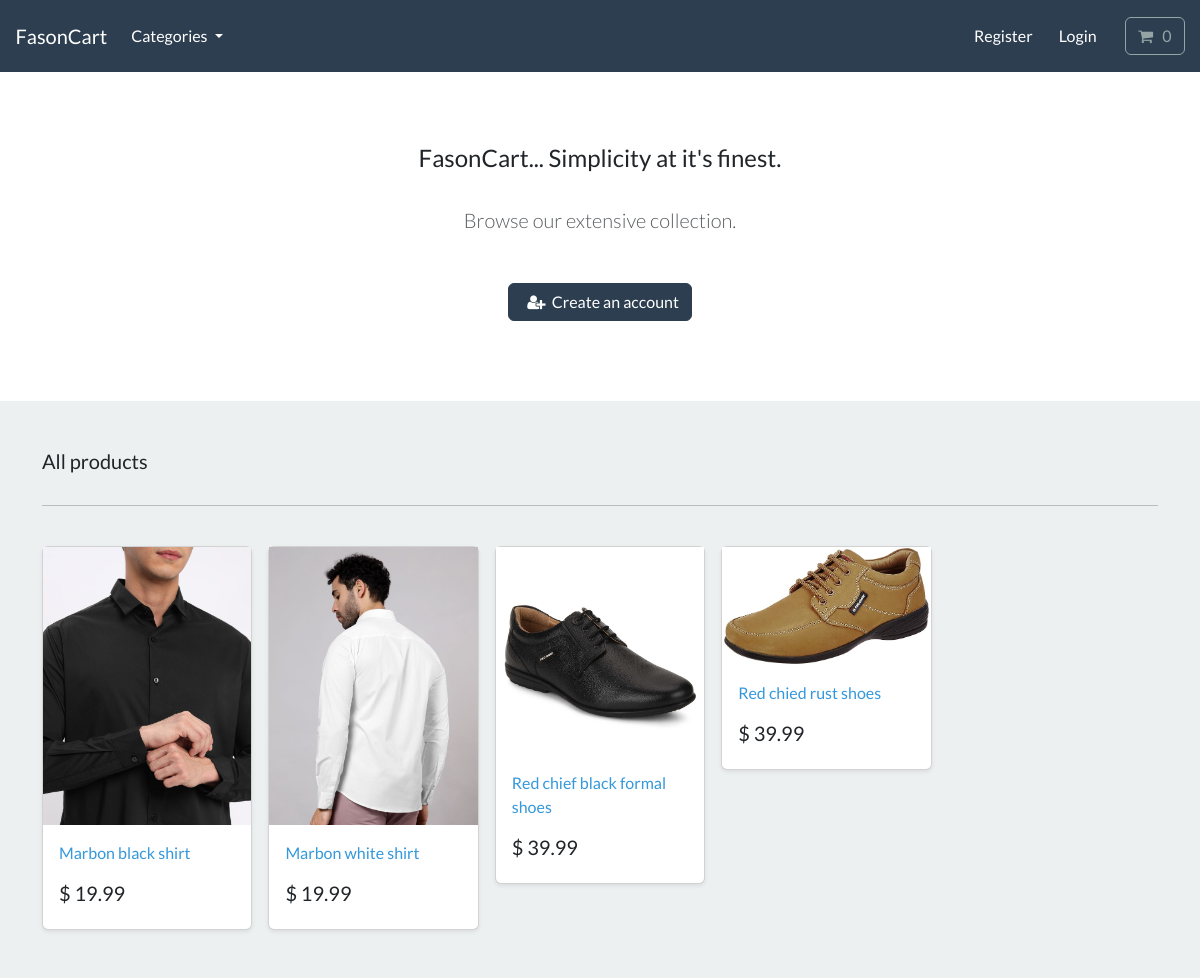
The page / on the database its author committed.
### store/models.py (models this page shows, shortened)
class Product(models.Model):
    category = models.ForeignKey(Category, related_name='product', on_delete=models.CASCADE, null=True)
    title = models.CharField(max_length=255)
    brand = models.CharField(max_length=255, default="un-branded")
    description = models.TextField(blank=True)
    slug = models.SlugField(max_length=255)
    price = models.DecimalField(max_digits=4, decimal_places=2)
    image = models.ImageField(upload_to="images/")
    class Meta:
        verbose_name_plural = 'products'
    def get_absolute_url(self):
        return reverse("product-info", args={self.slug})

### store/views.py (the view)
# urls.py: path('', include('store.urls')),
def store(request):
    all_products = Product.objects.all()
    context = {'my_products' : all_products}
    return render(request, 'store/store.html', context=context)

### cart/cart.py (called while the page is built)
    def __len__(self):
        return sum(item['qty'] for item in self.cart.values())

### cart/context_processors.py (called while the page is built)
def cart (request):
    return {'cart' : Cart(request)}

### store/models.py (called while the page is built)
    def get_absolute_url(self):
        return reverse("list-category", args={self.slug})

### store/views.py (called while the page is built)
def categories(reqeuest):
    all_categories = Category.objects.all()
    return {'all_categories' : all_categories}

### store/templates/store/store.html (shortened to what this page needs)
{% extends "./base.html" %} {% load static %} {% block content %}
<section class="py-4 text-center container">
  <div class="row py-lg-5">
    <div class="col-lg-6 col-md-8 mx-auto">
      <h4>FasonCart... Simplicity at it's finest.</h4>
      <br />
      <p class="lead text-muted">Browse our extensive collection.</p>
      <br />
      <a href="{% url 'register' %}" class="btn btn-primary my-2">
        &nbsp; <i class="fa fa-user-plus" aria-hidden="true"></i>&nbsp; Create an
        account
      </a>
    </div>
  </div>
</section>
<div class="album py-5 bg-light">
  <div class="container">
    <div class="pb-3 h5">All products</div>
    <hr />
    <br />
    <div class="row row-cols-1 row-cols-sm-2 row-cols-md-5 g-3">
      {% for product in my_products %}
      <div class="col">
        <div class="card shadow-sm">
          <img
            class="img-fluid"
            alt="Responsive image"
            src="{{product.image.url}}"
          />
          <div class="card-body">
            <p class="card-text">
              <a
                class="text-info text-decoration-none"
                href="{{product.get_absolute_url}}"
              >
                {{product.title | capfirst}}
              </a>
            </p>
            <div class="d-flex justify-content-between align-items-center">
              <h5>$ {{product.price}}</h5>
            </div>
          </div>
        </div>
      </div>
      {%endfor%}
    </div>
  </div>
</div>
{% endblock %}

### store/templates/store/base.html (shortened to what this page needs)
{% load static %}
<!DOCTYPE html>
<html>
    <head>
      <link rel="stylesheet" href="https://bootswatch.com/5/flatly/bootstrap.min.css">
      <link rel="stylesheet" href="https://cdnjs.cloudflare.com/ajax/libs/font-awesome/4.7.0/css/font-awesome.min.css">
      <link rel="stylesheet" href="{% static 'css/style.css' %}">
    </head>
    <nav class="navbar navbar-expand-lg bg-primary justify-content-center">
        <a class="navbar-brand main-heading text-white" href="{% url 'store' %}">
        &nbsp; &nbsp; FasonCart
        </a>
        <div class="collapse navbar-collapse" id="navbarCollapse">
            <ul class="navbar-nav me-auto mb-2 mb-md-0">
                <li class="nav-item dropdown">
                    <a class="nav-link dropdown-toggle text-white" href="#" id="navbarDropdown" role="button"
                    data-bs-toggle="dropdown" aria-expanded="false">
                        Categories
                    </a>
                </li>
            </ul>
        </div>
        <div class="collapse navbar-collapse text-center" id="navbarNavDropdown">
            <ul class="navbar-nav ms-auto">
                {% if user.is_authenticated %}
                    <li class="nav-item">
                        <a class="btn btn-alert navbar-btn text-white" type="button"  href="{% url 'dashboard' %}"><i class="fa fa-home" aria-hidden="true"></i> &nbsp; Dashbord </a>
                    </li>
                     <li class="nav-item">
                        <a class="btn btn-alert navbar-btn text-white" type="button"  href="{% url 'user-logout' %}"><i class="fa fa-sign-out" aria-hidden="true"></i> &nbsp; LogOut </a>
                    </li>
                {%else%}
                    <li class="nav-item">
                        <a class="btn btn-alert navbar-btn text-white" type="button"  href="{% url 'register' %}"> Register </a>
                    </li>
                     <li class="nav-item">
                        <a class="btn btn-alert navbar-btn text-white" type="button"  href="{% url 'my-login' %}"> Login </a>
                    </li>
                {% endif %}
                <li class="nav-item">
                    <a type="button" role="button" href="{% url 'cart-summary' %}" class="btn btn-outline-secondary">
                        <i class="fa fa-shopping-cart" aria-hidden="true"> </i>
                        <div id="cart-qty" class="d-inline-flex">
                            {% with qty_amount=cart|length %}
                                {% if qty_amount > 0 %}
                                    {{ qty_amount }}
                                {%else%}
                                    {{0}}
                                {%endif%}
                            {% endwith%}
                        </div>
                    </a>
                </li>
            </ul>
        </div>
    </nav>
    <body>
        {% block content %}
        {% endblock %}
    </body>

### rows shown on the page
Product: image (picture), title "Marbon black shirt", price "19.99"
Product: image (picture), title "Marbon white shirt", price "19.99"
Product: image (picture), title "Red chief black formal shoes", price "39.99"
Product: image (picture), title "Red chied rust shoes", price "39.99"

### other values the page prints
{{ 0 }} "0"
